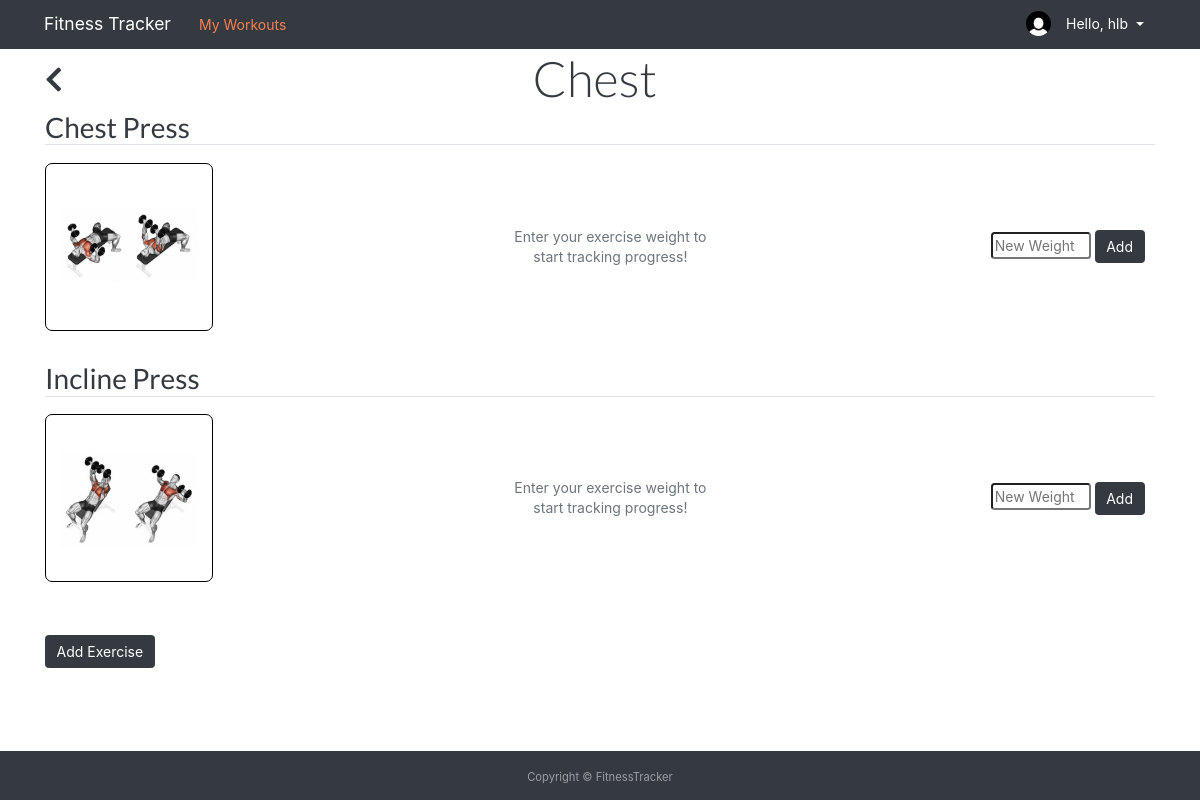
Screenshot of /workout/16/ (signed in) with the database file from the repository.
### users/models.py (models this page shows, shortened)
class Profile(models.Model):
    user = models.OneToOneField(User, on_delete=models.CASCADE)
    image = models.ImageField(default='default.jpg', upload_to='profile_pics')

### workouts/models.py (models this page shows)
class Workout(models.Model):
    workout_name = models.CharField(max_length=100)
    user = models.ForeignKey(User, on_delete=models.CASCADE)
    def __str__(self):
        return self.workout_name
    @property
    def exercise(self):
        return self.workout.all()

class Exercise(models.Model):
    workout = models.ForeignKey(Workout, on_delete=models.CASCADE, related_name='workout')
    exercise_name = models.CharField(max_length=100)
    image = models.ImageField(default='exercise.jpg', upload_to='exercise_pics')
    def __str__(self):
        return self.exercise_name
    @property
    def weight(self):
        return self.exercise.all()

### workouts/views.py (the view, shortened to what this page needs)
# urls.py: path('workout/<int:workout_id>/', views.workout, name='workouts_workout'),
@login_required
def workout(request, workout_id):
    workouts_all = WorkoutData.objects.all()
    exercise_all = ExerciseData.objects.all()
    workout_main = Workout.objects.get(id=workout_id)
    form = WeightForm()
    form = ExerciseForm()
    context = {
        'workout': workout_main,
        'exercises': exercise_all,
        'workouts_all': workouts_all,
        'exercises': exercise_all,
    }
    return render(request, 'workouts/workout.html', context)

### workouts/models.py (called while the page is built)
    def __str__(self):
        return self.name

### workouts/templates/workouts/workout.html (shortened to what this page needs)
{% extends 'workouts/base.html' %}
{% block content %}
<div class="workout-titlebox">
    <a class="text-decoration-none" href="{% url 'workouts_home' %}"><h2 class="big-link"><i class="fas fa-chevron-left"></i></h2></a>
    <div class="workout-title">
        <h1 class="display-4">{{ workout.workout_name }}</h1>
    </div>
</div>
    {% for exercise in workout.exercise %}
        <div id="replace-section{{ exercise.id }}">
            <a href="{% url 'workouts_exercise' exercise.id %}"><h2 id="{{ exercise.exercise_name }}" class="big-link">{{ exercise.exercise_name }}</h2></a>
            <table class="table">
                <tr>
                    <td class="pl-0">
                        <a href="{% url 'workouts_exercise' exercise.id %}">
                            <div class="workout-box">
                                <br>
                                <img class="workout-image ml-0" src="/media/exercise_pics/{{ exercise }}.jpg" alt="">
                            </div>
                        </a>
                    </td>
                    {% if exercise.weight %}
                    {% for weight in exercise.weight|dictsortreversed:"date_posted"|slice:"3" reversed %}
                    <td class="table-data text-center">
                        <h3>Workout {{ weight.code }}</h3>
                        <h5>{{ weight.weight }} lbs</h5>
                        <p>{{ weight.date_posted|date:'M d' }}</p>
                    </td>
                    {% endfor %}
                    {% else %}
                    <td>
                        <p class="text-muted text-center">Enter your exercise weight to<br> start tracking progress!</p>
                    </td>
                    {% endif %}
                    <td class="table-button">
                        <form class="weight-form" action="/weight/add/{{ exercise.id }}" data-weightId="{{ exercise.id }}" method="POST">
                            <input class="input-form rounded" id="weight" type="text" name="weight" placeholder="New Weight">
                            <button type="submit" class="btn btn-dark" name="btnform1">Add</button>
                        </form>
                    </td>
                    <br>
                </tr>
            </table>
        </div>
    {% endfor %}
    <br>
    <button type="button" class="btn btn-dark mb-5" data-toggle="modal" data-target="#{{ workout }}Modal">
        Add Exercise
    </button>
    <br>
{% endblock content %}

### workouts/templates/workouts/base.html (shortened to what this page needs)
{% load static %}
<!DOCTYPE html>
<html lang="en">
<head>
    <link rel="stylesheet" type='text/css' href="https://cdnjs.cloudflare.com/ajax/libs/semantic-ui/2.2.14/semantic.min.css">
    <link rel="stylesheet" href="https://cdnjs.cloudflare.com/ajax/libs/Chart.js/2.8.0/Chart.min.css" />
    <link rel="stylesheet" href="https://stackpath.bootstrapcdn.com/bootstrap/4.5.0/css/bootstrap.min.css">
    <link rel="stylesheet" href="{% static 'workouts/main.css' %}">
    <link rel="stylesheet" href="https://use.fontawesome.com/releases/v5.7.0/css/all.css">
</head>
<body>
    <header class="site-header">
        <div>
            <nav class="nav navbar-dark bg-dark py-2">
                <div class="container nav">
                <a class="navbar-brand" href="{% url 'workouts_home' %}">Fitness Tracker</a>
                <a class="nav-link" href="{% url 'workouts_home' %}">My Workouts</a>
                <div class="dropdown ml-auto">
                  {% if user.is_authenticated %}
                  <img class="rounded-circle account-img" src="{{ user.profile.image.url }}" alt="">
                  <button class="btn btn-dark dropdown-toggle" type="button" id="dropdownMenu2" data-toggle="dropdown" aria-haspopup="true" aria-expanded="false">
                    Hello, {{ user.username }}
                  </button>
                  {% endif %}
                </div>
                </div>
            </nav>
        </div>
    </header>
    <main>
      <div class="container">
      {% block content %}{% endblock %}
      </div>
    </main>
    <footer id="sticky-footer" class="footer py-3 bg-dark text-white-50">
      <div class="container text-center">
        <small>Copyright &copy; FitnessTracker</small>
      </div>
    </footer>
  </body>
</html>

### workouts/static/workouts/main.css (style rules this page uses)
a { color: black ; }
body main { min-height: calc(100vh - 7rem); }
.nav-link { color: coral; display: inline-block; }
.navbar-brand { margin-left: 1rem; }
h1, h2, h3, h4, h5, h6 { color: rgb(52, 58, 64); }
a .big-link { display: inline-block; }
.input-form { width: 100px; }
td { min-width: 7rem; }
.workout-titlebox { display: inline-block; width: 100%; text-align: center; }
.workout-title { display: inline-block; margin-right: 28px; }
.workout-titlebox a { display: block; float: left; padding: 1rem 0rem; }
.account-img { height: 25px; width: 25px; }
.table td, .table th { vertical-align: middle; }
.table-button { text-align: right; }
.workout-image { max-width: 100%; max-height: 100%; vertical-align: middle; }
.workout-box { border: 1px solid; border-radius: 0.5rem; margin: 0.5rem 0rem; margin-right: 0.5rem; padding: 1rem; height: 12rem; width: 12rem; text-align: center; display: inline-block; vertical-align: middle; }
.workout-box .workout-image { position: relative; top: 25%; transform: translateY(-35%); }

### rows the page displays
Workout: workout_name "Chest"
Exercise: exercise_name "Chest Press", exercise_name (picture), shows "Enter your exercise weight to"
Exercise: exercise_name "Incline Press", exercise_name (picture), shows "Enter your exercise weight to"

### other values shown
{{ user.username }} "hlb"
